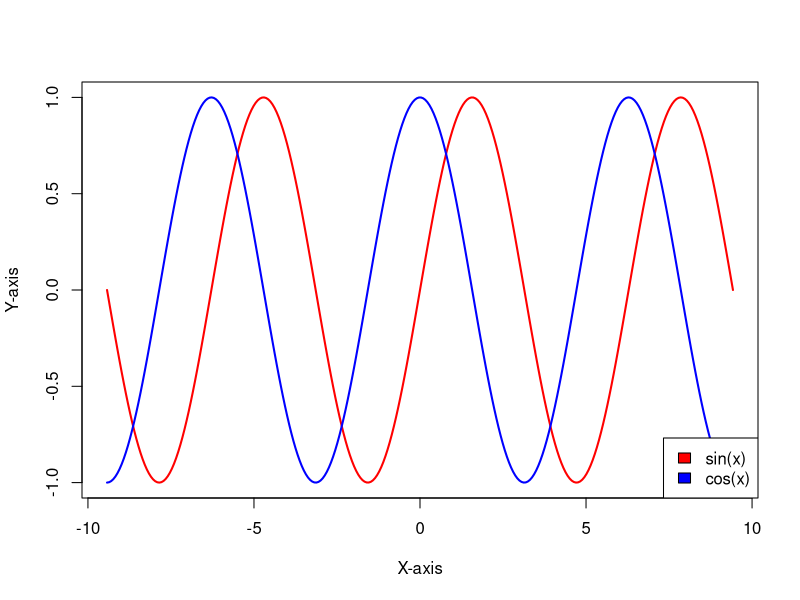
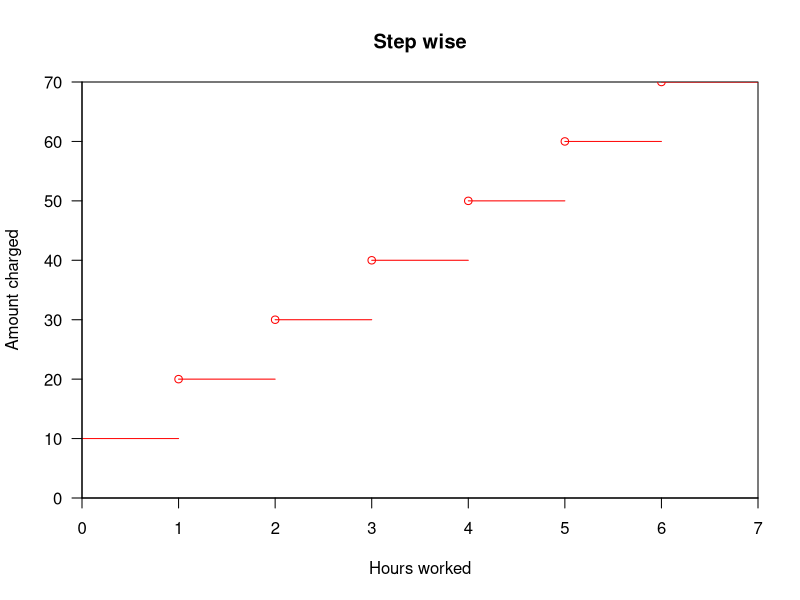
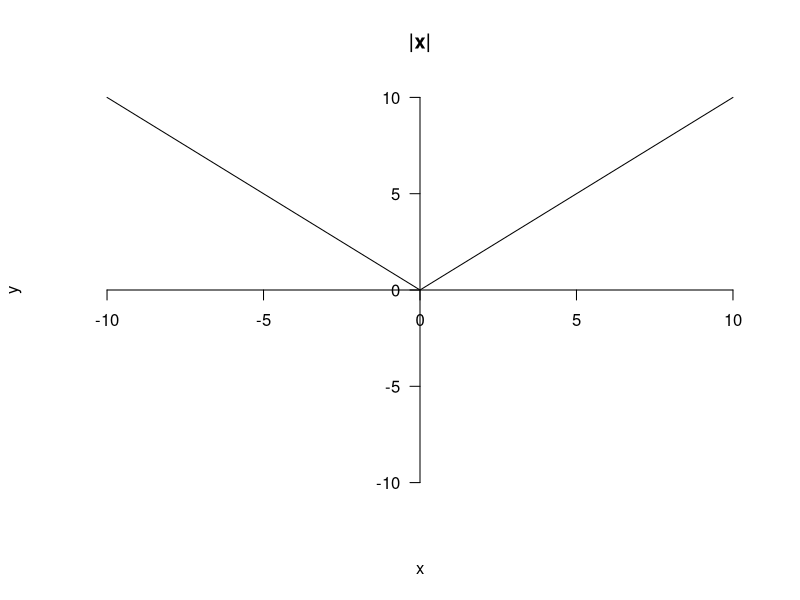
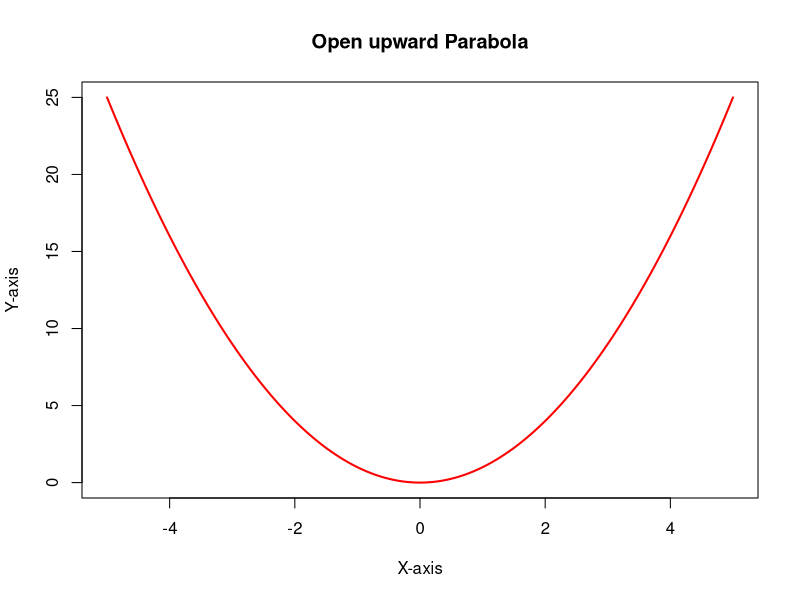

Reproduce these figures in R, in order.
library(ggplot2) 
theme_set(theme_minimal())
# Sin function
equation1 = function(x) {(sin(x))}
curve(equation1,from=-3*pi,to=3*pi,n=300,
      xlab='X-axis',ylab='Y-axis',col="red",lwd=2 )

# Cos function
equation2 = function(x) {(cos(x))}
curve(equation2,from=-3*pi,to=3*pi,n=300,
      xlab='X-axis',ylab='Y-axis',col="blue",lwd=2,add=TRUE)

legend("bottomright",c("sin(x)","cos(x)"),fill=c("red","blue"))

# Step-function
x = seq(1,6,1)
y = seq(10,70,10)
z = stepfun(x,y,0)
plot(z,ylim=c(0,70),verticals='FALSE',yaxs='i',xaxs='i',col='red',
     xlab='Hours worked',ylab='Amount charged',main='Step wise',yaxt='n')
     axis(2,at=seq(0,70,10),las=2)
     
# Mod function
x = seq(-10,10,1)
y = abs(x)
plot(x,y,type='l',xlim=c(-10,10),ylim=c(-10,10),
     axes=F,main='|x|')
axis(1,pos=0,las=1)
axis(2,pos=0,las=2)
     
# Parabola
equation3 = function(x) {(x^2)}
curve(equation3,from=-5,to=5,n=300,
      xlab='X-axis',ylab='Y-axis',col="red",lwd=2,
      main = 'Open upward Parabola')


## Eigen values and eigen vectors of a matrix
a = matrix(nrow=5,ncol=5,c(1,2,-8,14,7,13,24,17,5,9,7,32,
                           10,14,5,3,4,15,53,34,43,9,11,14,-10,4))
b = matrix(nrow=5,ncol=5,c(-10,12,11,4,2,9,21,7,13,8,17,2,
                           1,17,-19,2,7,5,3,4,15,1,4,-31,14))

print("Matrix-A")
print(a)

print("Matrix-B")
print(b)


print("Eigen values and eige vectors of Matrix-A and Matrix-B")
print(eigen(a))

print(eigen(b))

print(solve(a%*%b))        # Inverse of products of matrix
print(solve(b)%*%solve(a)) # Product of Inverses

matrix1 = 4*(a^5)-5*(a^3) + (a^2)
print(dim(matrix1))










